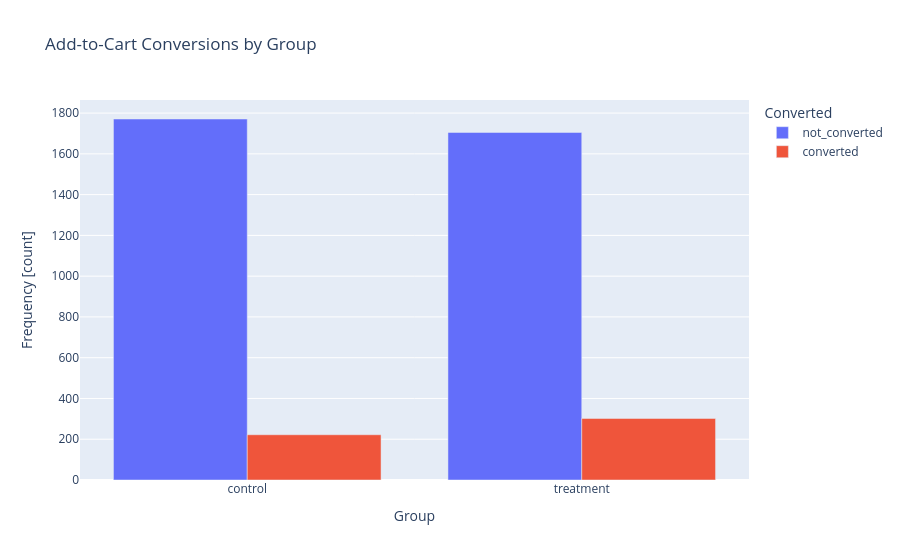

Notebook cell for this chart:
### Code cell
# Visualize the contingency table
fig_conv = gb.build_conversion_bar()
fig_conv.show()

### Figure 1 — Plotly figure (JSON) as saved in the notebook; plotly's stock layout.template omitted (floating-point values rounded to 4 significant figures)
{"data": [{"alignmentgroup": "True", "hovertemplate": "variable=not_converted<br>group=%{x}<br>value=%{y}<extra></extra>", "legendgroup": "not_converted", "marker": {"color": "#636EFA", "pattern": {"shape": ""}}, "name": "not_converted", "offsetgroup": "not_converted", "orientation": "v", "showlegend": true, "textposition": "auto", "type": "bar", "x": ["control", "treatment"], "xaxis": "x", "y": [1771, 1705], "yaxis": "y"}, {"alignmentgroup": "True", "hovertemplate": "variable=converted<br>group=%{x}<br>value=%{y}<extra></extra>", "legendgroup": "converted", "marker": {"color": "#EF553B", "pattern": {"shape": ""}}, "name": "converted", "offsetgroup": "converted", "orientation": "v", "showlegend": true, "textposition": "auto", "type": "bar", "x": ["control", "treatment"], "xaxis": "x", "y": [222, 302], "yaxis": "y"}], "layout": {"barmode": "group", "legend": {"title": {"text": "Converted"}, "tracegroupgap": 0}, "title": {"text": "Add-to-Cart Conversions by Group"}, "xaxis": {"anchor": "y", "domain": [0, 1], "title": {"text": "Group"}}, "yaxis": {"anchor": "x", "domain": [0, 1], "title": {"text": "Frequency [count]"}}}}
